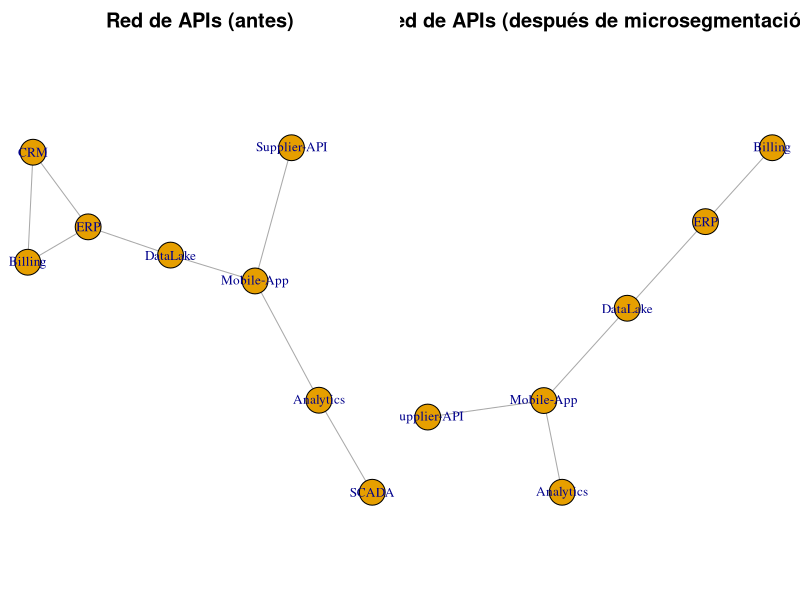

Write the R code that produced this figure.

# 05_api_graph.R
# API exposure network; simulate micro-segmentation by removing risky edges
# Output: outputs/figures/05_api_graph_before_after.png

# Si tienes problemas de permisos o R no encuentra los paquetes instalados,
# puedes especificar manualmente la ruta a tu carpeta de librerías personal.
# Descomenta y edita la siguiente línea según tu usuario y versión de R:
# .libPaths("C:/Users/tu_usuario/AppData/Local/R/win-library/4.x")

library(readr); library(dplyr); library(igraph); library(ggplot2); library(ggraph)

api <- read_csv("apis_exposure.csv")

# Build graph (before micro-segmentation)
g_before <- graph_from_data_frame(api, directed = FALSE)

# Micro-segmentation: drop 'high' risk or 'none' auth edges
api_after <- api %>% filter(!(risk == "high" | auth == "none"))
g_after <- graph_from_data_frame(api_after, directed = FALSE)

png("outputs/figures/05_api_graph_before_after.png", width = 1200, height = 500)
par(mfrow=c(1,2), mar=c(0,0,2,0))
plot(g_before, main="Red de APIs (antes)", vertex.size=15, vertex.label.cex=0.8)
plot(g_after, main="Red de APIs (después de microsegmentación)", vertex.size=15, vertex.label.cex=0.8)
dev.off()

cat(sprintf("Grado medio antes: %.2f\n", mean(degree(g_before))))
cat(sprintf("Grado medio después: %.2f\n", mean(degree(g_after))))
